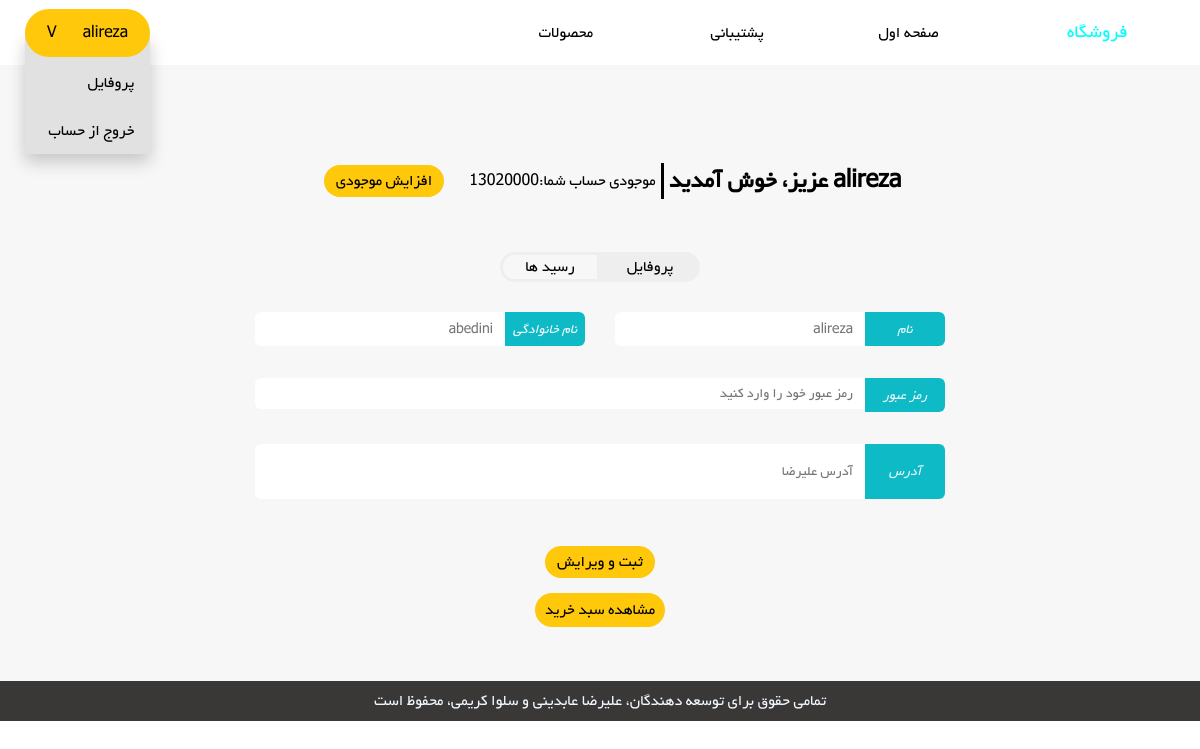
The app's page /user (signed in), older data.
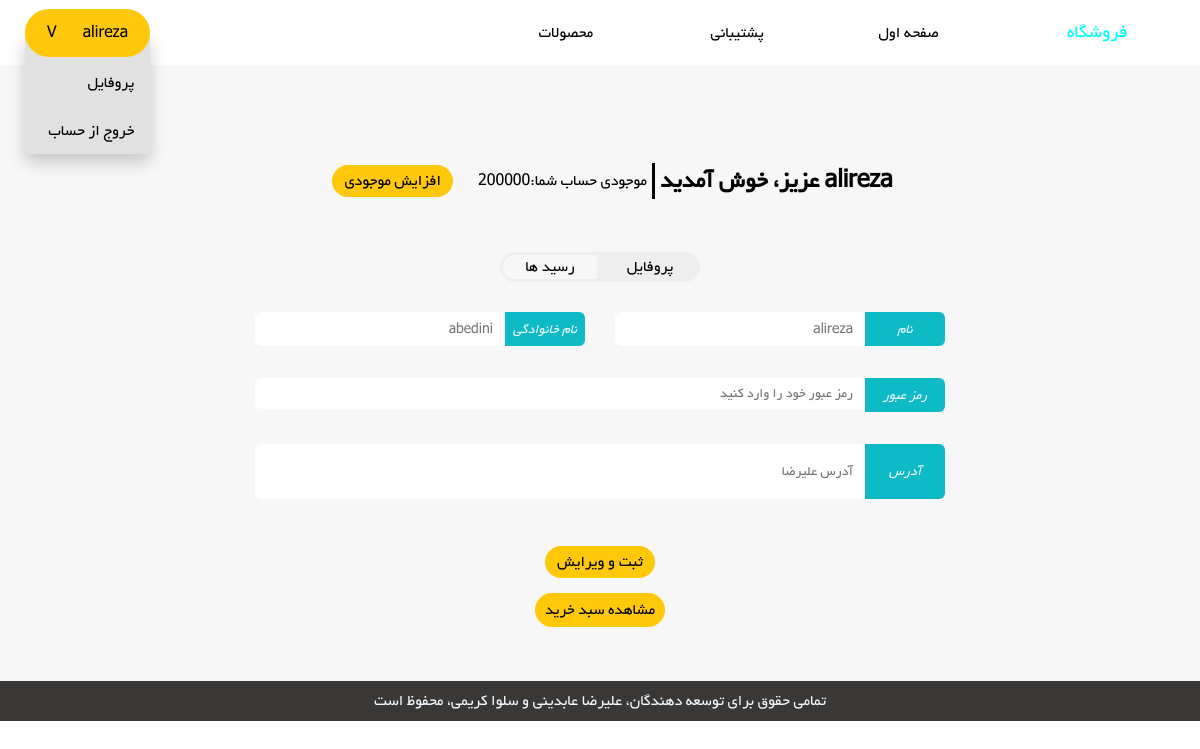
The same page, newer data.
### website/models.py (models this page shows)
class User(db.Model, UserMixin):
    id = db.Column(db.String(100), primary_key=True)
    password = db.Column(db.String(100))
    first_name = db.Column(db.String(100))
    last_name = db.Column(db.String(100))
    address = db.Column(db.String(100))
    charge = db.Column(db.Integer, default = 0)
    receipts = db.relationship('Receipt')
    shop_basket = db.relationship('Basket')

### website/views.py (the view, shortened to what this page needs)
@views.route('/user', methods = ['POST', 'GET'])
@login_required
def user():
    return render_template("user.html",user=current_user)

### website/__init__.py (called while the page is built)
def create_app():
    app = Flask(__name__)
    app.config['SECRET_KEY'] = 'arezzinjast salva ham hast'
    app.config['SQLALCHEMY_DATABASE_URI'] = f'sqlite:///{DB_NAME}'
    db.init_app(app)
    from .views import views
    from .auth import auth
    from .admin import admin
    from .user import user
    app.register_blueprint(views, url_prefix='/')
    app.register_blueprint(auth, url_prefix='/')
    from . import models
    from .models import User
    create_database(app)
    login_manager=LoginManager()
    login_manager.login_view = 'auth.signin'
    login_manager.init_app(app)
    @login_manager.user_loader
    def load_user(id):
        return User.query.get(id)
    app.register_blueprint(admin, url_prefix='/')
    app.register_blueprint(user, url_prefix='/')
    create_database(app)
    create_admin(app=app)
    create_products(app)
    create_users(app)
    return app

### website/templates/user.html (shortened to what this page needs)
<!DOCTYPE html>
<html lang="en">
<head>
    <link rel="stylesheet" href="{{url_for('static', filename='/css/user_style.css')}}">
</head>
<body>
    <div class="grid-container">
        <div class="main">
                <div class="main__menu">
                    <div class="signed-in">
                        <button class="signed-in__btn"><p>V</p><p>{{user.first_name}}</p></button>
                        <div class="signed-in__dropdown-content">
                            <a href="#">پروفایل</a>
                            <a id='user_logout' href="#">خروج از حساب</a>
                        </div>
                    </div>
                    <div class="main__menu__items">
                        <button onclick="window.location.replace(`${window.location.origin}/main#productt`)">محصولات</button>
                        <button>پشتیبانی</button>
                        <button onclick="window.location.replace(`${window.origin}/main`)">صفحه اول</button>
                        <button class="main__menu__shop">فروشگاه</link>
                    </div>
                </div>
                <div class="main__main">
                    <div class="tab">
                        <div id="profile__header" class="tabcontent">
                            <p class="profile__header__welcome">{{user.first_name}} عزیز، خوش آمدید</p>
                            <p class="profile__header__credit__text">موجودی حساب شما:</p>
                            <p class="profile__header__credit__amount">{{user.charge}}</p>
                            <button id ='increase_credit' class="profile__header__credit__button">افزایش موجودی</button>
                        </div>
                        <div class="tab__buttons">
                            <button class="receipt__button">رسید ها</button>
                            <button class="profile__button">پروفایل</button>
                        </div>
                        <div id="profile__content" class="tabcontent">
                            <div class="profile__content__upper">
                                <div class="profile__name">
                                    <div  class="profile__fname">
                                        <div class="label__div"><i class="profile__fname__label">نام</i></div>
                                        <input type="text" id='fname' class="profile__fname__input" placeholder="{{user.first_name}}">
                                    </div>
                                    <div class="profile__lname">
                                        <div class="label__div"><i class="profile__lname__label">نام خانوادگی</i></div>
                                        <input type="text" id='lname' class="profile__lname__input" placeholder="{{user.last_name}}">
                                    </div>
                                </div>
                                <div class="profile__password">
                                    <div class="label__div"><i class="profile__password__label">رمز عبور</i></div>
                                    <input type="password" id='pass' class="profile__password__input" placeholder="رمز عبور خود را وارد کنید">
                                </div>
                                <div class="profile__address">
                                    <div class="label__div" id="label__div--address"><i class="profile__address__label">آدرس</i></div>
                                    <input type="text" id='address' class="profile__address__input" placeholder="{{user.address}}">
                                </div>
                            </div>
                            <div class="profile__content__lower">
                                <button id='edit' class="profile__button--edit">ثبت و ویرایش</button>
                            </div>
                        </div>
                    </div>
                    <button class="shop_button">مشاهده سبد خرید</button>
                </div>
                <div class="main__footer">
                <p class="main__footer__text">تمامی حقوق برای توسعه دهندگان، علیرضا عابدینی و سلوا کریمی، محفوظ است </p>
                </div>
        </div>
    </div>
</body>
</html>

Row changes from the older to the newer data that the page shows:
changed User "alireza": charge "13020000" → "200000"
